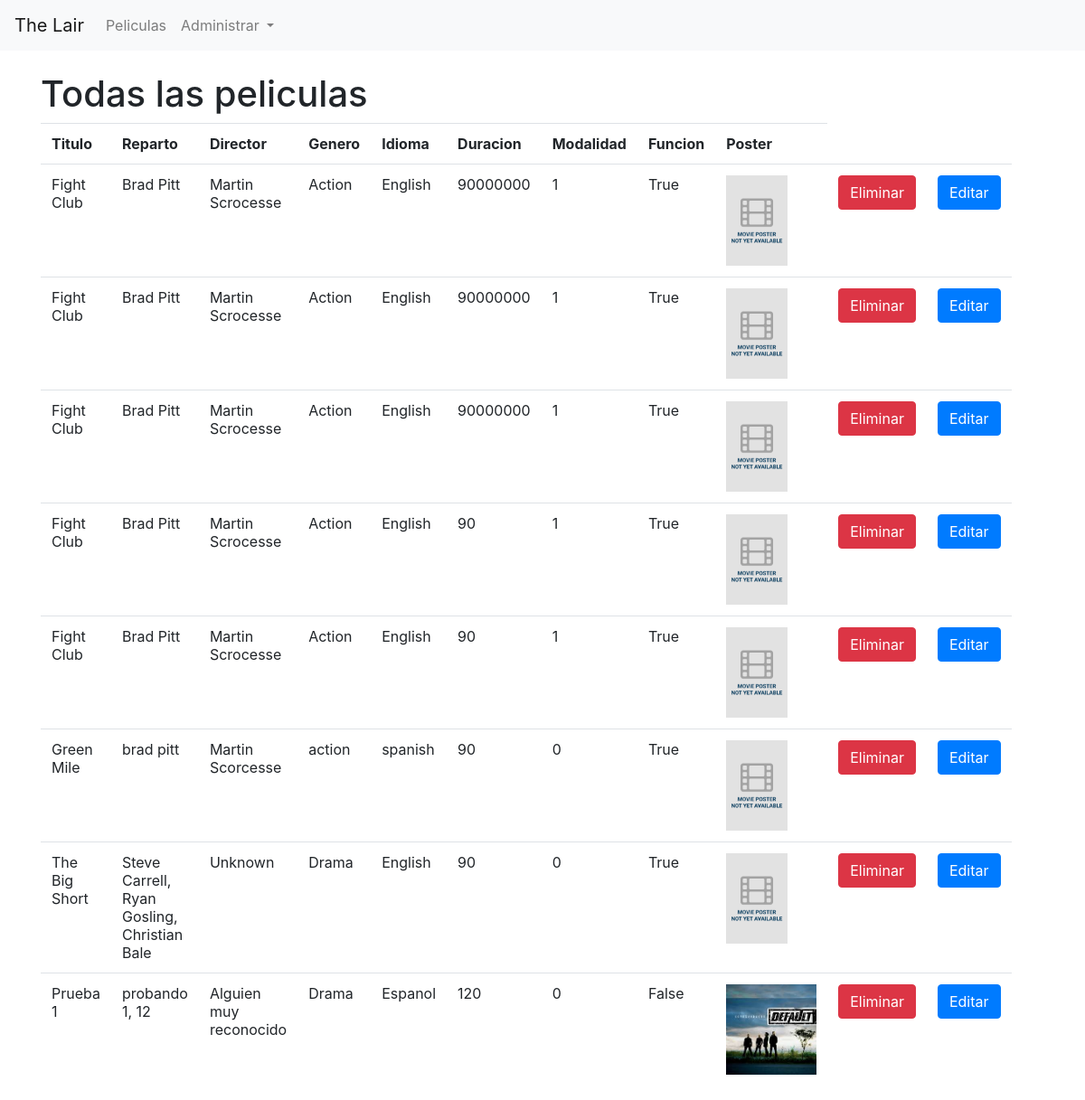
The app's page /lairAdmin/listMovies/, older data.
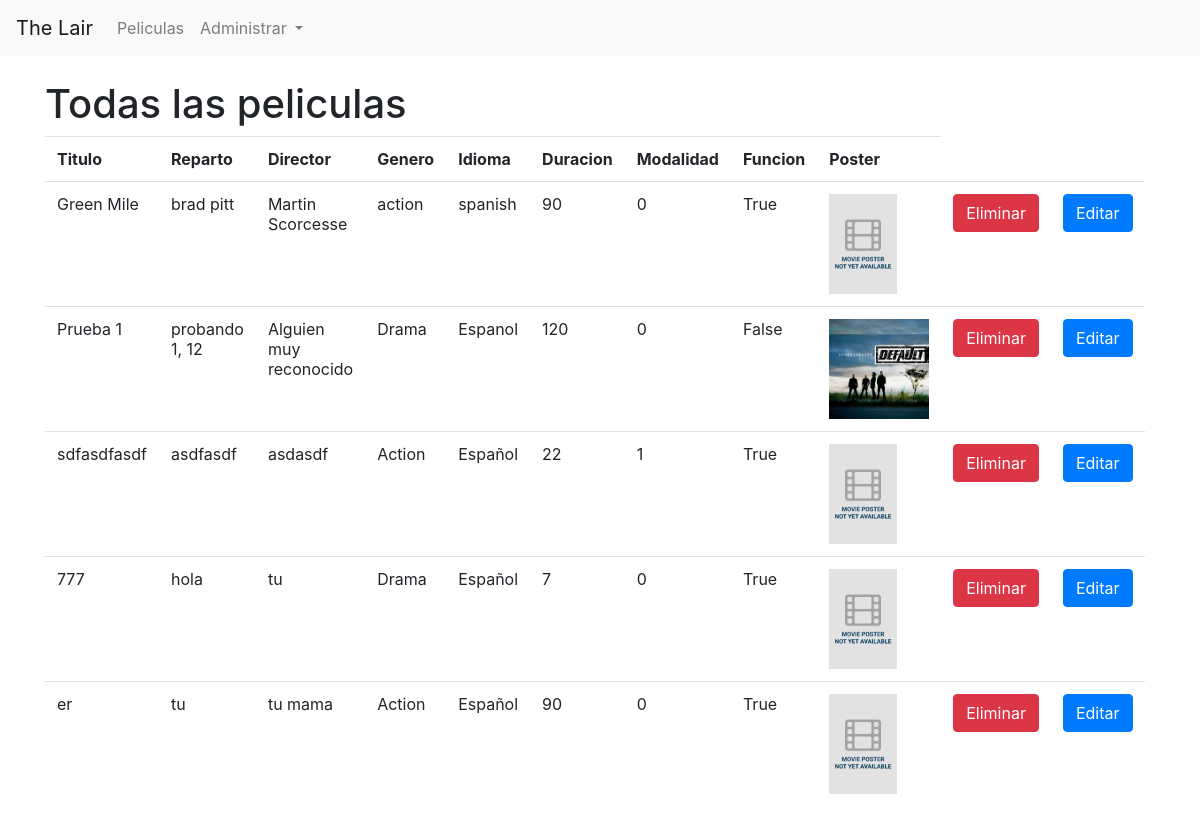
The same page, newer data.
### lairAdmin/models.py (models this page shows)
class Movie(models.Model):
    title   = models.CharField(max_length=200)
    duration = models.IntegerField()
    cast  = models.TextField()
    director = models.CharField(max_length=200)
    genre   = models.CharField(max_length=200)
    language   = models.CharField(max_length=200)
    thumb   = models.ImageField(default='defaultCover.png')
    mode = models.IntegerField(default = 0)
    showing = models.BooleanField(default = False)

### lairAdmin/views.py (the view)
# urls.py: path('listMovies/', views.list_movies, name='listMovies'),
def list_movies(request):
    movies = Movie.objects.all()
    return render(request, 'lairAdmin/listMovies.html', {'movies':movies})

### lairAdmin/templates/lairAdmin/listMovies.html
{% extends 'base_layout.html' %}
{% block content %}
<br>
<div class=" row top'buffer" >
    <div class="col-md-6">
        <h1>Todas las peliculas</h1>
    </div>
    <div class="col-md-10">
        <table class="table">
            <tr>
                <th>Titulo</th>
                <th>Reparto</th>
                <th>Director</th>
                <th>Genero</th>
                <th>Idioma</th>
                <th>Duracion</th>
                <th>Modalidad</th>
                <th>Funcion</th>
                <th>Poster</th>
            </tr>
         {% for movie in movies %}
            <tr>
                <td>{{movie.title}}</td>
                <td>{{movie.cast}}</td>
                <td>{{movie.director}}</td>
                <td>{{movie.genre}}</td>
                <td>{{movie.language}}</td>
                <td>{{movie.duration}}</td>
                <td>{{movie.mode}}</td>
                <td>{{movie.showing}}</td>
                <td><img src="{{movie.thumb.url}}" alt=""  height="100px"></td>
                <td><form action="{% url 'lairAdmin:deleteMovies' id=movie.id %}" method="POST">{% csrf_token %}<button class="btn btn-danger" type="submit">Eliminar</button></form></td>
                <td><form action="{% url 'lairAdmin:editMovies' id=movie.id %}" method="POST">{% csrf_token %}<button class="btn btn-primary" type="submit">Editar</button></form></td>
            </tr>
        {% endfor %}
        </table>
    </div>
</div>
{% endblock %}

### lair/templates/base_layout.html (shortened to what this page needs)
<html lang="en">
<head>
    <link rel="stylesheet" href="">
    <link rel="stylesheet" href="https://stackpath.bootstrapcdn.com/bootstrap/4.5.0/css/bootstrap.min.css">
</head>
<body>
    <nav class="navbar navbar-expand-lg navbar-light bg-light">
        <a class="navbar-brand" href="#">The Lair</a>
        <div class="collapse navbar-collapse" id="navbarSupportedContent">
          <ul class="navbar-nav mr-auto">
            <li class="nav-item">
              <a class="nav-link" href="#">Peliculas</a>
            </li>
            <li class="nav-item dropdown">
              <a class="nav-link dropdown-toggle" href="#" id="navbarDropdown" role="button" data-toggle="dropdown" aria-haspopup="true" aria-expanded="false">
                Administrar
              </a>
            </li>
          </ul>
        </div>
      </nav>
    <div class="container">
        {% block content %}
        {% endblock %}
    </div>

Row changes from the older to the newer data that the page shows:
removed Movie: title "Fight Club", cast "Brad Pitt", director "Martin Scrocesse", genre "Action", language "English", duration "90000000", mode "1", showing "True", thumb (placeholder picture)
removed Movie: title "Fight Club", cast "Brad Pitt", director "Martin Scrocesse", genre "Action", language "English", duration "90000000", mode "1", showing "True", thumb (placeholder picture)
removed Movie: title "Fight Club", cast "Brad Pitt", director "Martin Scrocesse", genre "Action", language "English", duration "90000000", mode "1", showing "True", thumb (placeholder picture)
removed Movie: title "Fight Club", cast "Brad Pitt", director "Martin Scrocesse", genre "Action", language "English", duration "90", mode "1", showing "True", thumb (placeholder picture)
removed Movie: title "Fight Club", cast "Brad Pitt", director "Martin Scrocesse", genre "Action", language "English", duration "90", mode "1", showing "True", thumb (placeholder picture)
removed Movie: title "The Big Short", cast "Steve Carrell, Ryan Gosling, Christian Bale", director "Unknown", genre "Drama", language "English", duration "90", mode "0", showing "True", thumb (placeholder picture)
added Movie: title "sdfasdfasdf", cast "asdfasdf", director "asdasdf", genre "Action", language "Español", duration "22", mode "1", showing "True", thumb (placeholder picture)
added Movie: title "777", cast "hola", director "tu", genre "Drama", language "Español", duration "7", mode "0", showing "True", thumb (placeholder picture)
added Movie: title "er", cast "tu", director "tu mama", genre "Action", language "Español", duration "90", mode "0", showing "True", thumb (placeholder picture)
